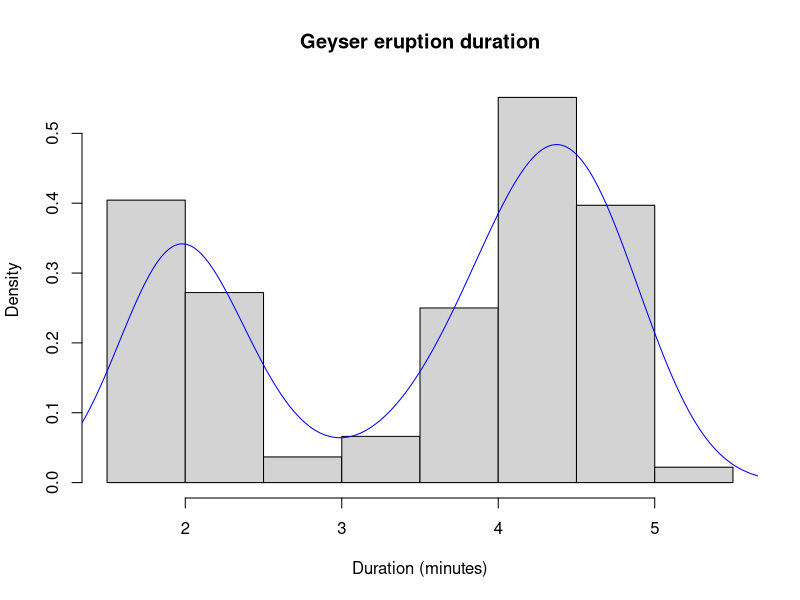

Write R code to recreate this figure.
####COMMENT#############33
input=c()
input$n_breaks=10
input$bw_adjust=1
#####################3


x= hist(faithful$eruptions, probability = TRUE, breaks = as.numeric(input$n_breaks),
        xlab = "Duration (minutes)", main = "Geyser eruption duration")

dens <- density(faithful$eruptions, adjust = input$bw_adjust)
lines(dens, col = "blue")